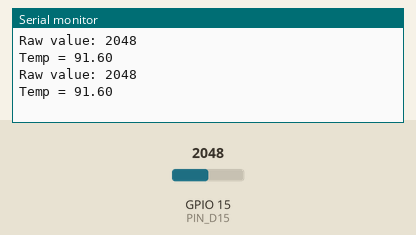
The sketch below on a simulated ESP32. On the bench: the last lines printed to the serial monitor. The inputs (shaded band) are chosen by the test bench; at power-on: GPIO 15 (PIN_D15) = 2048 (analog values on the 0–4095 scale).

Above: at 2.8 s.
2.9 s: GPIO 15 (PIN_D15) set to 2866
At 5.0 s:
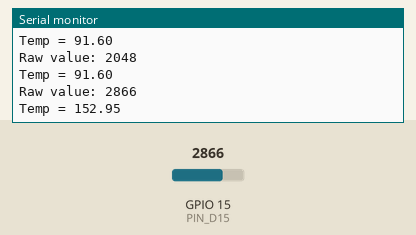
5.6 s: GPIO 15 (PIN_D15) set to 3603
At 6.6 s:
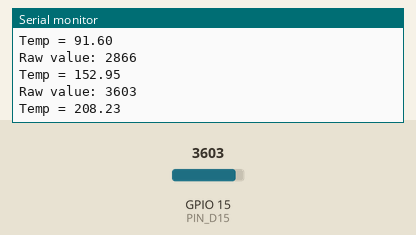
Timing chart, 0 to 8.6 s (numbered marks = the images above; inputs shaded):
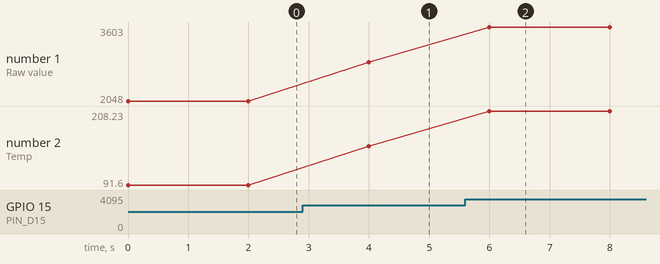

The sketch:

scalarcode.ino
```cpp
#define PIN_D15 15 // Voltage V1 connected to GPIO 15
#define PIN_D2 2   // Voltage V2 connected to GPIO 2

void setup() {
  Serial.begin(9600); // Initialize serial communication
  analogReadResolution(12); // Set ADC resolution (12-bit for ESP32)
}

void loop() {
  // Read raw ADC value from PIN_D15
  int rawV1 = analogRead(PIN_D15); // analogRead returns an integer value (0–4095 for 12-bit resolution)

  Serial.print("Raw value: ");
  Serial.println(rawV1);

  float temp = 0; // Initialize temp to avoid errors when the condition isn't met
    // Calculate temp using proper floating-point division
  temp = rawV1 * (15.0 / 200.0) - 62;

  Serial.print("Temp = ");
  Serial.println(temp); // Print temp, which will remain 0 if the condition is not met

  delay(2000); // Delay for 5 seconds
}
```

Measured:
- after the input at 2.9 s, the serial monitor: prints a new line after 1.1 s (image 1)
- after the input at 5.6 s, the serial monitor: prints a new line after 0.40 s (image 2)
- plotted number 1: 2048 → 2866 after the input at 2.9 s, 2866 → 3603 after the input at 5.6 s
- plotted number 2: 91.6 → 152.95 after the input at 2.9 s, 152.95 → 208.23 after the input at 5.6 s
